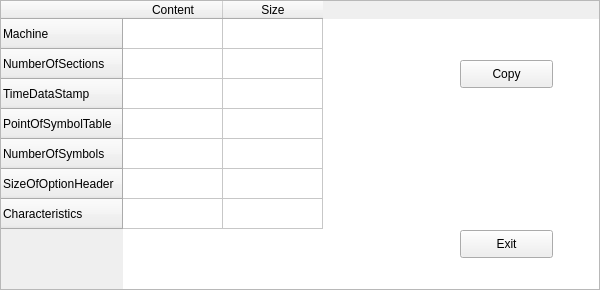
<?xml version="1.0" encoding="UTF-8"?>
<ui version="4.0">
 <class>FileWindow</class>
 <widget class="QMainWindow" name="FileWindow">
  <property name="geometry">
   <rect>
    <x>0</x>
    <y>0</y>
    <width>600</width>
    <height>290</height>
   </rect>
  </property>
  <property name="minimumSize">
   <size>
    <width>600</width>
    <height>290</height>
   </size>
  </property>
  <property name="maximumSize">
   <size>
    <width>600</width>
    <height>290</height>
   </size>
  </property>
  <property name="windowTitle">
   <string>IMAGE_FILE_HEADER</string>
  </property>
  <widget class="QWidget" name="centralwidget">
   <widget class="QTableWidget" name="tableWidget">
    <property name="geometry">
     <rect>
      <x>0</x>
      <y>0</y>
      <width>600</width>
      <height>290</height>
     </rect>
    </property>
    <property name="minimumSize">
     <size>
      <width>600</width>
      <height>290</height>
     </size>
    </property>
    <property name="maximumSize">
     <size>
      <width>600</width>
      <height>280</height>
     </size>
    </property>
    <row>
     <property name="text">
      <string>Machine</string>
     </property>
    </row>
    <row>
     <property name="text">
      <string>NumberOfSections</string>
     </property>
    </row>
    <row>
     <property name="text">
      <string>TimeDataStamp</string>
     </property>
    </row>
    <row>
     <property name="text">
      <string>PointOfSymbolTable</string>
     </property>
    </row>
    <row>
     <property name="text">
      <string>NumberOfSymbols</string>
     </property>
    </row>
    <row>
     <property name="text">
      <string>SizeOfOptionHeader</string>
     </property>
    </row>
    <row>
     <property name="text">
      <string>Characteristics</string>
     </property>
    </row>
    <column>
     <property name="text">
      <string>Content</string>
     </property>
    </column>
    <column>
     <property name="text">
      <string>Size</string>
     </property>
    </column>
    <item row="0" column="0">
     <property name="text">
      <string/>
     </property>
    </item>
    <item row="0" column="1">
     <property name="text">
      <string/>
     </property>
    </item>
    <item row="1" column="0">
     <property name="text">
      <string/>
     </property>
    </item>
    <item row="1" column="1">
     <property name="text">
      <string/>
     </property>
    </item>
    <item row="2" column="0">
     <property name="text">
      <string/>
     </property>
    </item>
    <item row="2" column="1">
     <property name="text">
      <string/>
     </property>
    </item>
    <item row="3" column="0">
     <property name="text">
      <string/>
     </property>
    </item>
    <item row="3" column="1">
     <property name="text">
      <string/>
     </property>
    </item>
    <item row="4" column="0">
     <property name="text">
      <string/>
     </property>
    </item>
    <item row="4" column="1">
     <property name="text">
      <string/>
     </property>
    </item>
    <item row="5" column="0">
     <property name="text">
      <string/>
     </property>
    </item>
    <item row="5" column="1">
     <property name="text">
      <string/>
     </property>
    </item>
    <item row="6" column="0">
     <property name="text">
      <string/>
     </property>
    </item>
    <item row="6" column="1">
     <property name="text">
      <string/>
     </property>
    </item>
   </widget>
   <widget class="QPushButton" name="CopyButton">
    <property name="geometry">
     <rect>
      <x>460</x>
      <y>60</y>
      <width>93</width>
      <height>28</height>
     </rect>
    </property>
    <property name="text">
     <string>Copy</string>
    </property>
   </widget>
   <widget class="QLabel" name="label">
    <property name="geometry">
     <rect>
      <x>460</x>
      <y>100</y>
      <width>121</width>
      <height>91</height>
     </rect>
    </property>
    <property name="text">
     <string/>
    </property>
   </widget>
   <widget class="QPushButton" name="ExitButton">
    <property name="geometry">
     <rect>
      <x>460</x>
      <y>230</y>
      <width>93</width>
      <height>28</height>
     </rect>
    </property>
    <property name="text">
     <string>Exit</string>
    </property>
   </widget>
  </widget>
 </widget>
 <resources/>
 <connections/>
</ui>
